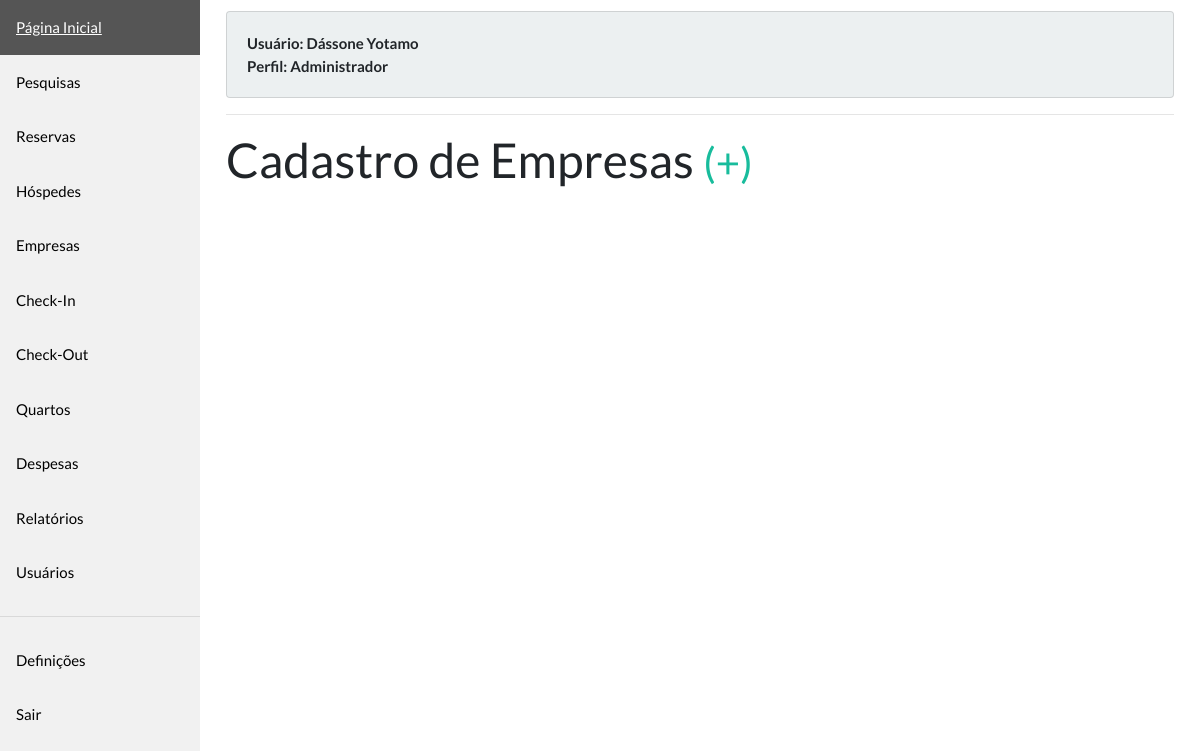
The page /companies/ (signed in) on the database as committed earlier.
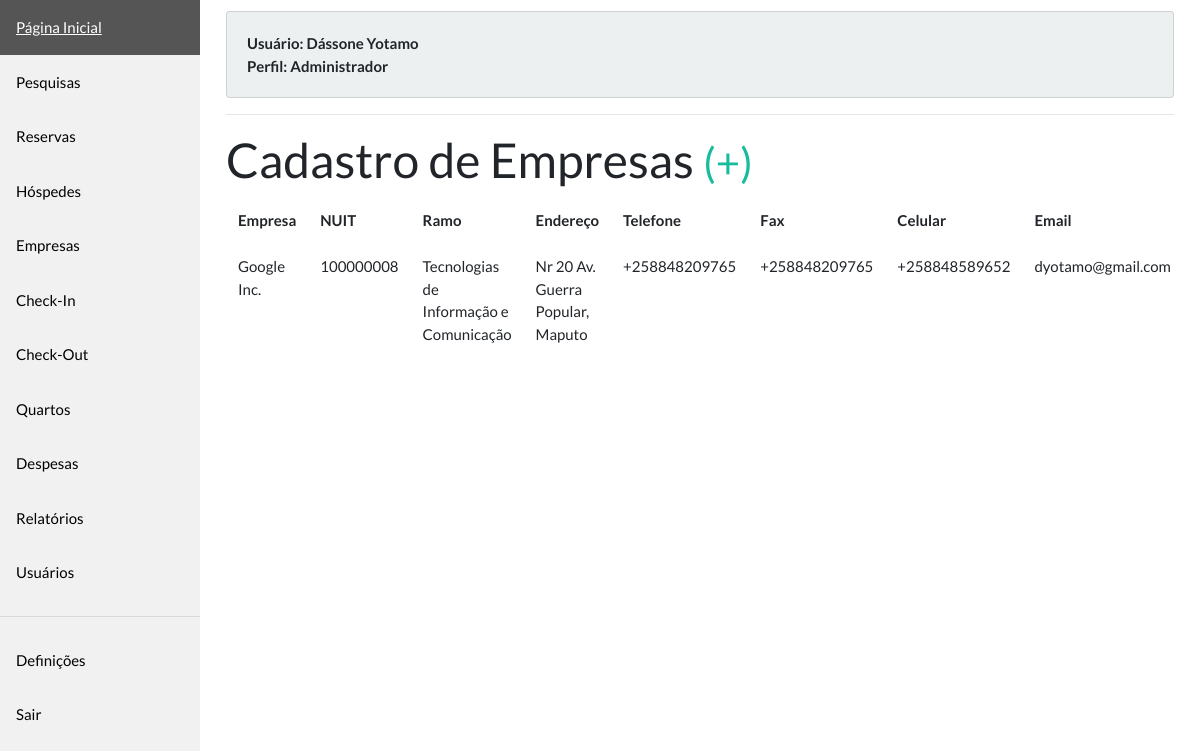
The same page on the database as committed later.
### models.py (models this page shows)
class Mutable(BaseModel):
    created_at = DateTimeField(default=datetime.now())
    updated_at = DateTimeField(null=True)
    created_by = ForeignKeyField(User, column_name='created_by', null=True)
    updated_by = ForeignKeyField(User,  column_name='updated_by', null=True)

class Company(Mutable):
    name = CharField(max_length=255)
    nuit = CharField(max_length=9)
    activity_branch = CharField(max_length=255)
    address = CharField(max_length=255)
    telephone = CharField(max_length=50)
    fax = CharField(max_length=50)
    cellphone = CharField(max_length=50)
    email = CharField(max_length=255)

### views/companies.py (the view)
@companies.route('/', methods=['GET'])
@login_required
@allowed_profile(['receptionist', 'manager', 'admin'])
def company_index():
    return render_template('companies/index.html', companies=get_all(Company))

### app.py (called while the page is built)
@login_manager.user_loader
def load_user(user_id):
    return get(User, user_id)

### dao.py (called while the page is built)
def get(model: Type, id: int) -> Model:
    try:
        return model.get(id)
    except model.DoesNotExist:
        raise abort(404)

def get_all(model: Type) -> ModelSelect:
    return model.select()

### models.py (called while the page is built)
    def get_profile_label(self):
        return dict(PROFILES)[self.profile]

### utils/security.py (called while the page is built)
    def __call__(self, func):
        @wraps(func)
        def wrapped_func(*args, **kwargs):
            user_authed = current_user.is_authenticated
            if user_authed and current_user.profile in self.profiles:
                return func(*args, **kwargs)
            raise abort(403)
        return wrapped_func

### templates/companies/index.html (shortened to what this page needs)
{% extends "layout/base.html" %}
{% block content %}
<div>
    <h1>Cadastro de Empresas <small><a href="{{ url_for('companies.company_new') }}">(+)</small></a></h1>
    {% if companies %}
    <div class="table-responsive">
        <table class="table table-borderless">
            <thead>
                <tr>
                    <th scope="col">Empresa</th>
                    <th scope="col">NUIT</th>
                    <th scope="col">Ramo</th>
                    <th scope="col">Endereço</th>
                    <th scope="col">Telefone</th>
                    <th scope="col">Fax</th>
                    <th scope="col">Celular</th>
                    <th scope="col">Email</th>
                </tr>
            </thead>
            <tbody>
                {% for company in companies %}
                <tr>
                    <td>{{ company.name }}</td>
                    <td>{{ company.nuit }}</td>
                    <td>{{ company.activity_branch }}</td>
                    <td>{{ company.address }}</td>
                    <td>{{ company.telephone }}</td>
                    <td>{{ company.fax }}</td>
                    <td>{{ company.cellphone }}</td>
                    <td>{{ company.email }}</td>
                </tr>
                {% endfor %}
            </tbody>
        </table>
    </div>
    {% endif %}
</div>
{% endblock %}

Rows that differ between the two databases and show on the page:
added Company: name "Google Inc.", nuit "100000008", activity_branch "Tecnologias de Informação e Comunicação", address "Nr 20 Av. Guerra Popular, Maputo", telephone "+258848209765", fax "+258848209765", cellphone "+258848589652", email "dyotamo@gmail.com"
Other text that changed with them:
text now shown: "Empresa NUIT Ramo Endereço Telefone Fax Celular Email"
